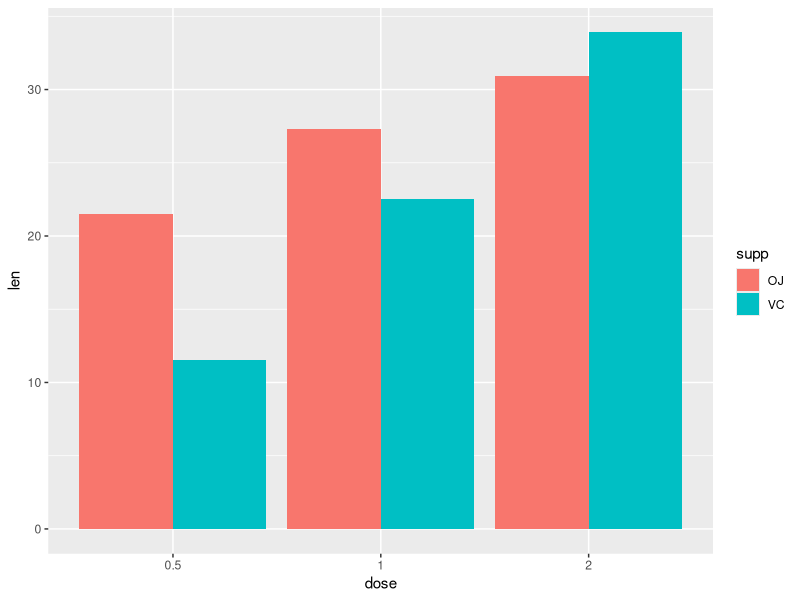

This figure's R source: (Note: this script raises an error after producing the figure.)
## ---- chunk 1
knitr::opts_chunk$set(fig.width=12, fig.height=8, fig.path='./figure/',
                     warning=FALSE, message=FALSE)
## ---- chunk 2
library(dplyr)
library(ggplot2)
tg <- tbl_df(ToothGrowth)
tg$dose <- factor(tg$dose)
## ---- chunk 3
 unique(factor(tg$supp))
## ---- chunk 4
ggplot( tg, aes(x=dose,y=len,fill=supp)) + geom_bar(position=position_dodge(), stat="identity") 
## ---- chunk 5
knitr::kable(tg %>% group_by( supp, dose ) %>% summarize( len=mean(len) ) %>% arrange(dose))
## ---- chunk 6
t.test(len ~ supp, data=tg , paired=TRUE )
